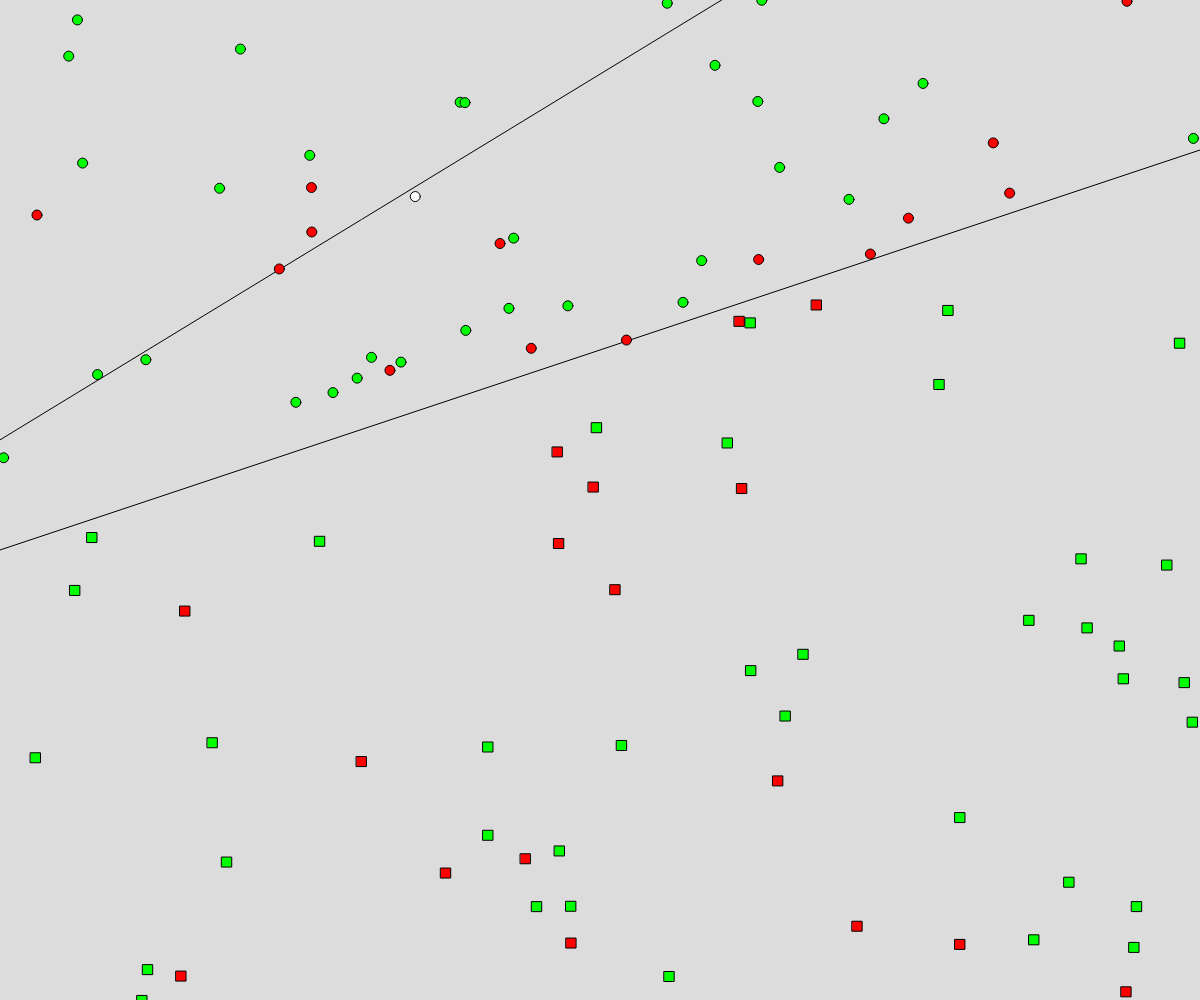
Frame 1 (no input)
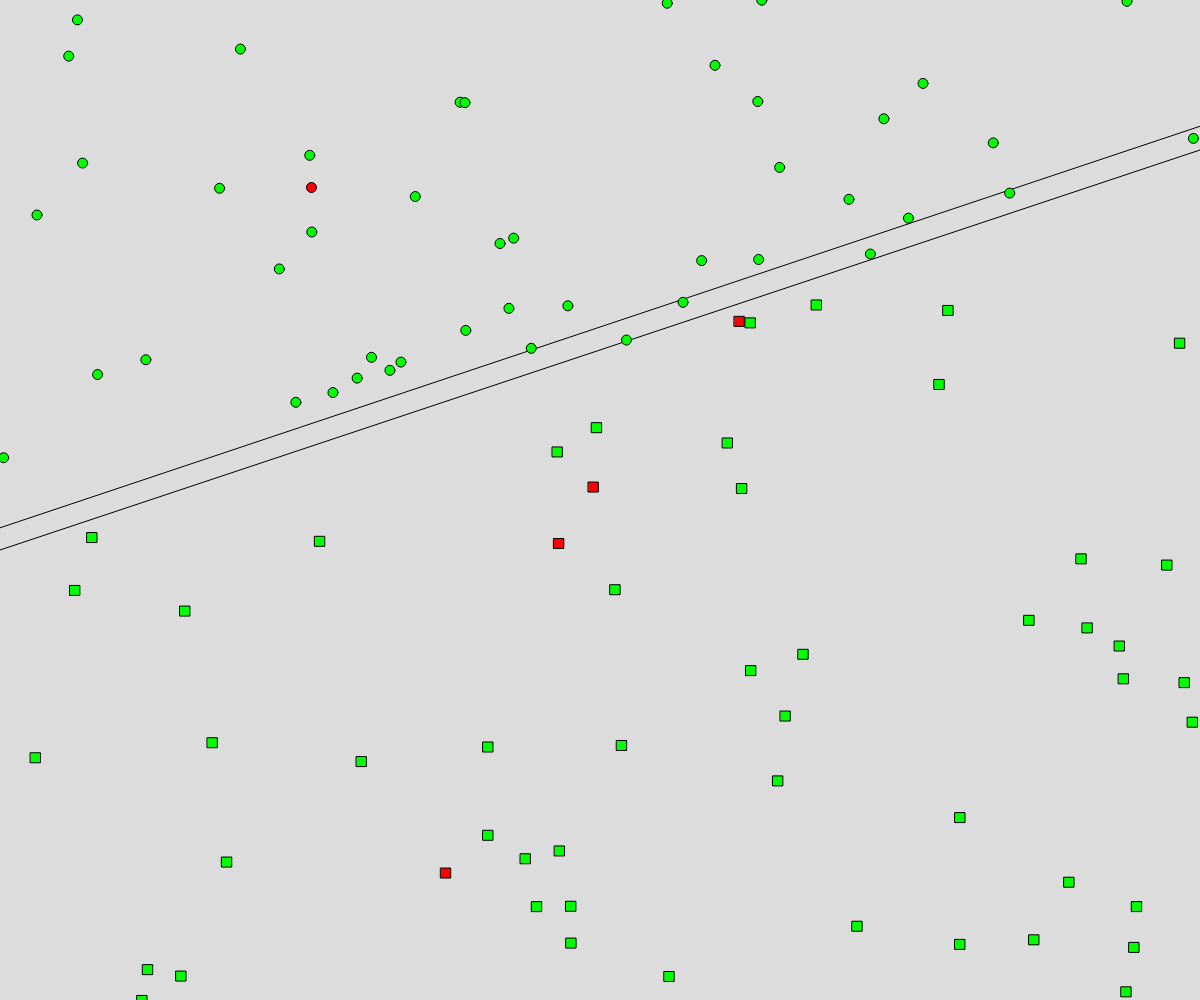
Frame 60 (no input)
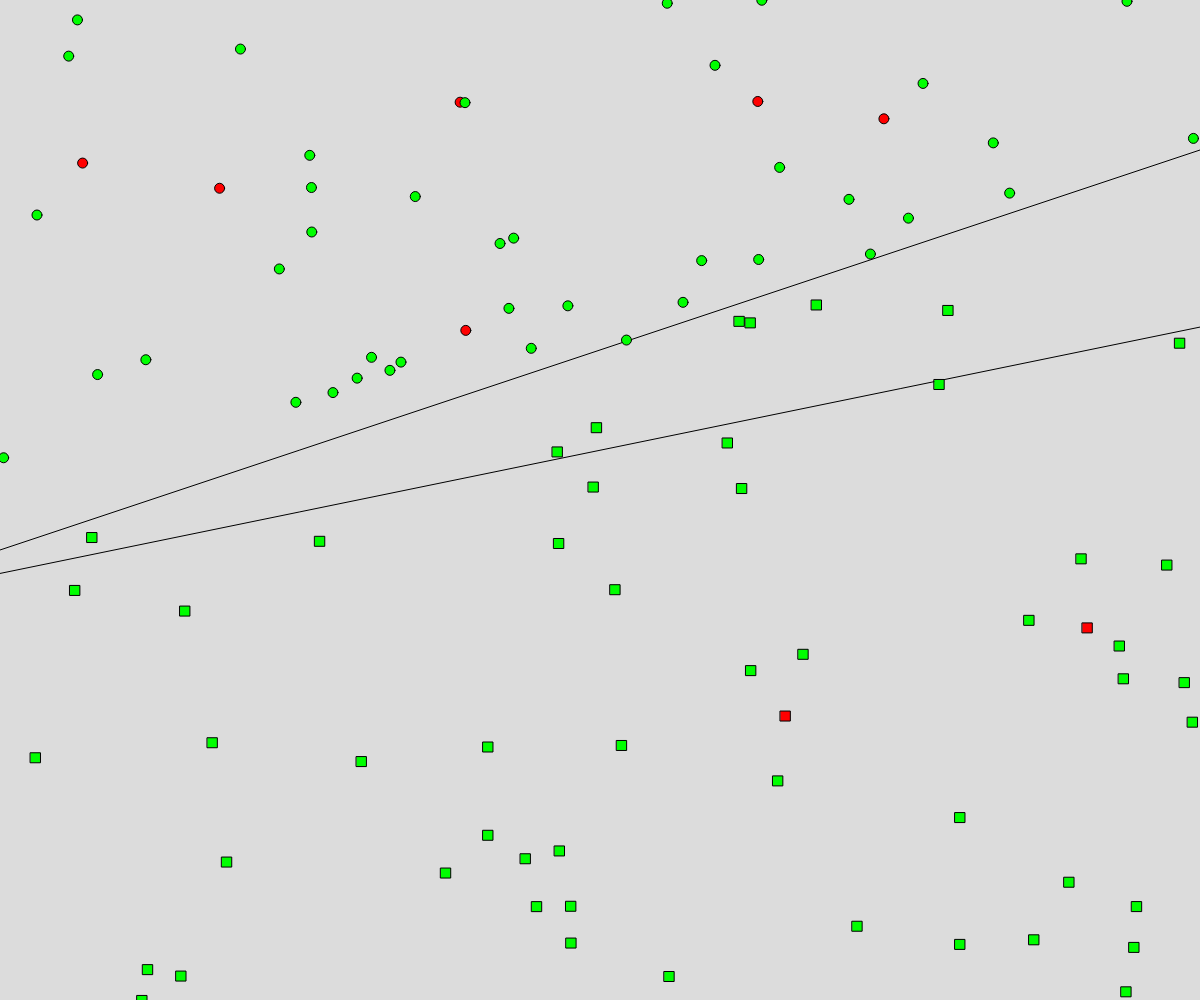
Frame 120 (the mouse pressed at the canvas centre since frame 60)

The p5.js sketch that drew these frames (run headless with seeded random() and noise() and a simulated clock; from frame 60 on, the mouse is pressed at the canvas centre):

// p5.js sketch
// ── sketch.js
const BIAS = 1;
let numberOfTrainingObjects = 100


let brain;
let inputs;
let trainer = new Array();

let p1 = [-1, fx(-1)]
let p2 = [1, fx(1)]
let p3, p4, j;

function fx(x){
    // y = mx + x
    return 0.4 * x + 0.3;
}

function setup() {
    
    createCanvas(windowWidth, windowHeight);

    brain = new Perceptron(3);
    brain.printWeight()

    for(let i = 0; i < numberOfTrainingObjects; i++){
        inputs = [random(-1, 1), random(-1, 1), BIAS];
        trainer.push(new Trainer(inputs));

    // console.log('expected --> ' + trainer[i].ans);
    // console.log('Guess --> ' + brain.guess());
    }

    j = 0;
}

function draw() {
    background(220);

    line(
        map(p1[0], -1, 1, 0, width),
        map(p1[1], -1, 1, height, 0),
        map(p2[0], -1, 1, 0, width),
        map(p2[1], -1, 1, height, 0)
    )

    p3 = [-1, brain.guessLine(-1)]
    p4 = [1, brain.guessLine(1)]

    line(
        map(p3[0], -1, 1, 0, width),
        map(p3[1], -1, 1, height, 0),
        map(p4[0], -1, 1, 0, width),
        map(p4[1], -1, 1, height, 0)
    )
    // line(0, height, width , 0)
    
    for(let i = 0; i < trainer.length; i++){
        
        let data = [trainer[i].x, trainer[i].y, trainer[i].bias];

        if(fx(trainer[i].x) < trainer[i].y){
            circle(map(trainer[i].x, -1, 1, 0, width), map(trainer[i].y, -1, 1, height, 0), 10);
            fill(255, 0, 0);
        }
        else{
            rect(map(trainer[i].x, -1, 1, 0, width), map(trainer[i].y, -1, 1, height, 0), 10, 10);
            fill(255, 0, 0);
        }

        data = [trainer[i].x, trainer[i].y, trainer[i].bias];
        if (brain.guess(data) == trainer[i].ans){
            fill(0, 255, 0);
        }
    }  
    
    if(j < trainer.length){
        let data = [trainer[j].x, trainer[j].y, trainer[j].bias];
        brain.learn(data, trainer[j].ans);
        j++;
    }else{
        j = 0;
    }
}
// ── perceptron.js
function activation_function(sum){
    if(sum > 0)
        return 1;
    else
        return -1;
}

function Perceptron(len){
    this.weight = [];
    this.learning_rate = 0.1;
  
    for(let i = 0; i < len; i++)
        this.weight.push(random(-1, 1));
    
  
    this.printWeight = function(){
        for(let i = 0; i < this.weight.length; i++){
            console.log(this.weight[i]);
        }
    }
  
    this.guess = function(inputs){
        let sum = 0;
        for(let i = 0; i < this.weight.length; i++)
            sum += this.weight[i] * inputs[i];

        return activation_function(sum)
    }
  
    this.learn = function(inputs, ans){

        let predection = this.guess(inputs);

        let error = ans - predection;

        for(let i = 0; i < this.weight.length; i++){
        this.weight[i] += this.learning_rate * inputs[i] * error;
        }
    }

    this.guessLine = function(x){
        return  -(this.weight[2] / this.weight[1]) - (this.weight[0] / this.weight[1]) * x;
    }
}

// ── trainer.js

function Trainer(inputs) {

  this.x = inputs[0];
  this.y = inputs[1];
  this.bias = inputs[2];

  this.ans = 0;

  let lineY = fx(this.x)
  
  if (lineY < this.y) {
    this.ans = -1;
  } else {
    this.ans = 1;
  }
}
